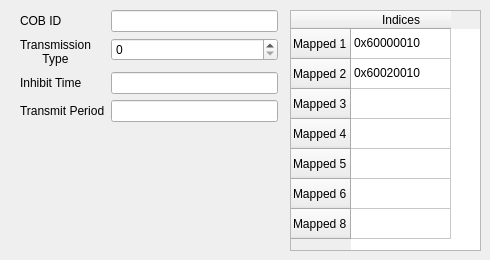
      <widget class="QWidget" name="RPDO4_tab">
       <attribute name="title">
        <string>RPDO4</string>
       </attribute>
       <widget class="QWidget" name="layoutWidget_7">
        <property name="geometry">
         <rect>
          <x>20</x>
          <y>10</y>
          <width>258</width>
          <height>131</height>
         </rect>
        </property>
        <layout class="QFormLayout" name="formLayout_18">
         <item row="0" column="0">
          <widget class="QLabel" name="COB_ID_label_14">
           <property name="text">
            <string>COB ID</string>
           </property>
          </widget>
         </item>
         <item row="0" column="1">
          <widget class="QLineEdit" name="COB_ID_box_14">
           <property name="statusTip">
            <string>Choose the COB ID that is sent with this PDO</string>
           </property>
          </widget>
         </item>
         <item row="1" column="0">
          <widget class="QLabel" name="TxType_label_14">
           <property name="text">
            <string>&lt;html&gt;&lt;head/&gt;&lt;body&gt;&lt;p align=&quot;center&quot;&gt;Transmission&lt;br/&gt;Type&lt;/p&gt;&lt;/body&gt;&lt;/html&gt;</string>
           </property>
          </widget>
         </item>
         <item row="1" column="1">
          <widget class="QSpinBox" name="spinBox_14">
           <property name="statusTip">
            <string>Min of 0 and Max of 255. 0 = every sync, 255 = Sync Mode off</string>
           </property>
           <property name="maximum">
            <number>255</number>
           </property>
          </widget>
         </item>
         <item row="2" column="0">
          <widget class="QLabel" name="Inhibit_time_label_14">
           <property name="text">
            <string>Inhibit Time</string>
           </property>
          </widget>
         </item>
         <item row="2" column="1">
          <widget class="QLineEdit" name="Inhibit_time_box_14"/>
         </item>
         <item row="3" column="0">
          <widget class="QLabel" name="Transmit_period_label_14">
           <property name="text">
            <string>Transmit Period</string>
           </property>
          </widget>
         </item>
         <item row="3" column="1">
          <widget class="QLineEdit" name="Transmit_period_box_14"/>
         </item>
        </layout>
       </widget>
       <widget class="QTableWidget" name="tableWidget_14">
        <property name="geometry">
         <rect>
          <x>290</x>
          <y>10</y>
          <width>191</width>
          <height>241</height>
         </rect>
        </property>
        <property name="statusTip">
         <string>Indices =&gt; 0x[Index][Sub Index][Size in bits]</string>
        </property>
        <row>
         <property name="text">
          <string>Mapped 1</string>
         </property>
        </row>
        <row>
         <property name="text">
          <string>Mapped 2</string>
         </property>
        </row>
        <row>
         <property name="text">
          <string>Mapped 3</string>
         </property>
        </row>
        <row>
         <property name="text">
          <string>Mapped 4</string>
         </property>
        </row>
        <row>
         <property name="text">
          <string>Mapped 5</string>
         </property>
        </row>
        <row>
         <property name="text">
          <string>Mapped 6</string>
         </property>
        </row>
        <row>
         <property name="text">
          <string>Mapped 8</string>
         </property>
        </row>
        <column>
         <property name="text">
          <string>Indices</string>
         </property>
        </column>
        <item row="0" column="0">
         <property name="text">
          <string>0x60000010</string>
         </property>
         <property name="toolTip">
          <string extracomment="0x[Index - subindex - size in bits]"/>
         </property>
        </item>
        <item row="1" column="0">
         <property name="text">
          <string>0x60020010</string>
         </property>
        </item>
       </widget>
      </widget>
